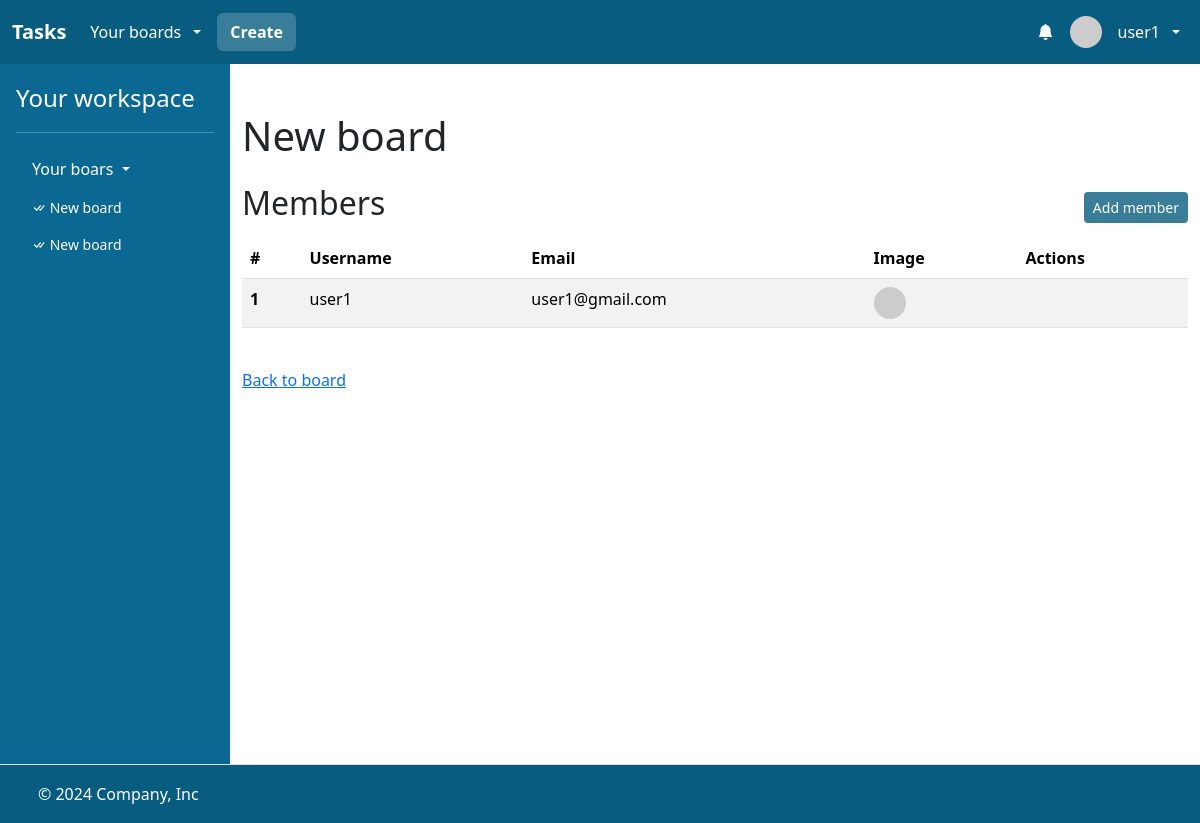
/boards/63/get_members (signed in), run on an earlier commit of the app's database.
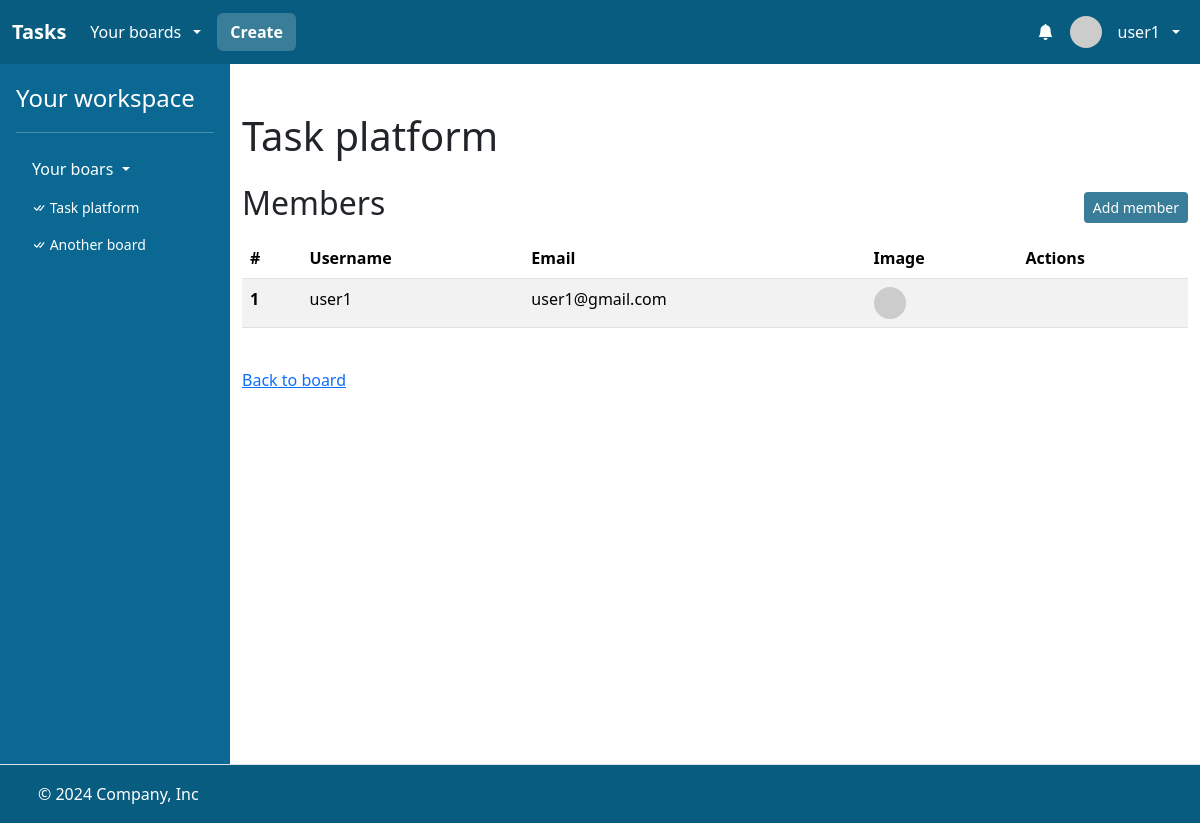
And on a later commit of the database.
### task/models.py (models this page shows, shortened)
class Board(models.Model):
    name = models.CharField(max_length=256)
    description = models.CharField(max_length=256)
    members = models.ManyToManyField(User, related_name="boards")
    created_at = models.DateTimeField(auto_now_add=True)

### task/views/board_views.py (the view)
@login_required
def board_members_view(request, board_id):
    board = Board.objects.filter(id=board_id).first()
    if board is None:
        return apology(request, "Board does not exist!", 400)
    if not request.user in board.members.all():
        return apology(request, "Forbidden.", 403)
    members = board.members.all()
    for index, member in enumerate(members, start=1):
        member.index = index
    return render(
        request,
        "task/board_members.html",
        {
            "board": board,
            "boards": request.user.boards.all(),
            "members": members,
        },
    )

### task/templates/task/board_members.html (shortened to what this page needs)
{% extends "task/layout.html" %}
{% block main %}
<div class="container">
    <h1 class="mt-5">{{ board.name }}</h1>
    <div class="d-flex justify-content-between align-items-center mt-4 mb-2">
        <h2>Members</h2>
        <a class="btn btn-sm btn-task" href="{% url 'board_add_member' board.id %}">Add member</a>
    </div>
    <div class="table-responsive">
        <table class="table table-striped">
            <thead>
            <tr>
                <th scope="col">#</th>
                <th scope="col">Username</th>
                <th scope="col">Email</th>
                <th scope="col">Image</th>
                <th scope="col">Actions</th>
            </tr>
            </thead>
            <tbody>
                {% for member in members %}
                    <tr>
                        <th scope="row">{{ member.index }}</th>
                        <td>{{ member.username }}</td>
                        <td>{{ member.email }}</td>
                        <td><img src="https://i.pravatar.cc/48?u={{ member.id }}" alt="" width="32" height="32" class="rounded-circle me-2"></td>
                        <td>
                        </td>
                    </tr>
                {% endfor %}
            </tbody>
        </table>
    </div>
    <div class="mt-4">
        <a class="link-primary" href="{% url 'board' board.id %}">Back to board</a>
    </div>
</div>
{% endblock %}

### task/templates/task/layout.html (shortened to what the changed rows need)
<!DOCTYPE html>
{% load static %}
{% load humanize %}
<html lang="en">
    <head>
        <link href="https://cdn.jsdelivr.net/npm/bootstrap@5.3.3/dist/css/bootstrap.min.css" rel="stylesheet">
        <link rel="stylesheet" href="https://cdn.jsdelivr.net/npm/bootstrap-icons@1.3.0/font/bootstrap-icons.css">
        <link href="{% static 'styles.css' %}" rel="stylesheet">
    </head>
    <body class="h-100vh">
        <div class="d-flex flex-column h-100">
            <main class="flex-fill">
                <div class="d-flex flex-nowrap h-100">
                    {% if user.is_authenticated %}
                    <div class="d-none d-lg-flex flex-column flex-shrink-0 p-3 text-white side-menu-container">
                        <ul class="nav nav-pills flex-column mb-auto">
                          <li class="mb-1">
                            <div class="collapse show " id="home-collapse">
                                <ul class="btn-toggle-nav list-unstyled fw-normal pb-1 small max-height-490 overflow-auto">
                                    {% for board in boards %}
                                    <li>
                                        <a href="{% url 'board' board.id %}" class="nav-link text-white">
                                            <i class="bi bi-check-all"></i>
                                            {{ board.name }}
                                        </a>
                                    </li>
                                    {% endfor %}
                                </ul>
                            </div>
                          </li>
                        </ul>
                    </div>
                    {% endif %}
                    <div class="flex-fill bg-white min-heigt-700 overflow-x-hidden">
                        {% block main %}
                        {% endblock %}
                    </div>
                </div>
            </main>
        </div>
    </body>
</html>

What changed in the data, as far as the page shows it:
changed Board: name "New board" → "Task platform"
changed Board: name "New board" → "Another board"
